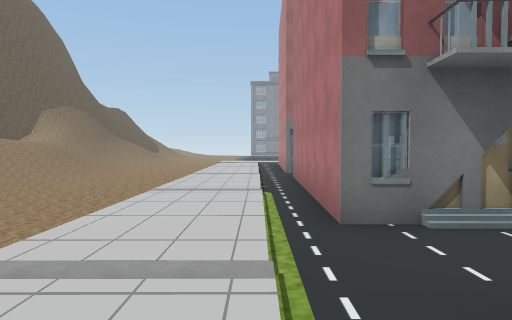
View 1 (above)

24 first-person views from a walk through a 3-D level made in the Unity game engine. The camera is 1.5 m above the floor, tilts 2° down and sees 75° across. The floor is counted in squares, 2 m on a side. Each view is taken from the middle of a square. On the plan, view 1 faces up. The plan holds only what a view shows up to about 11 squares ahead; the rest is blank. The place goes on beyond the plan. The player character is not drawn. Some surface patterns are stand-ins.

View 2
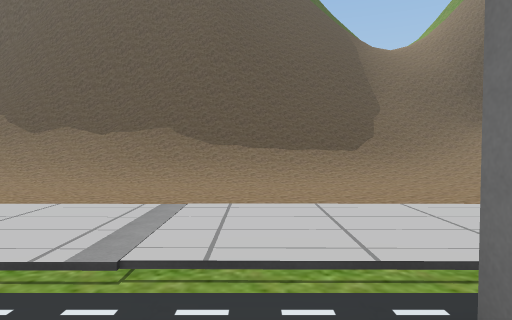

View 3
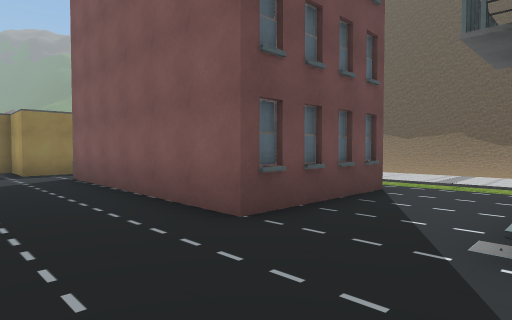

View 4
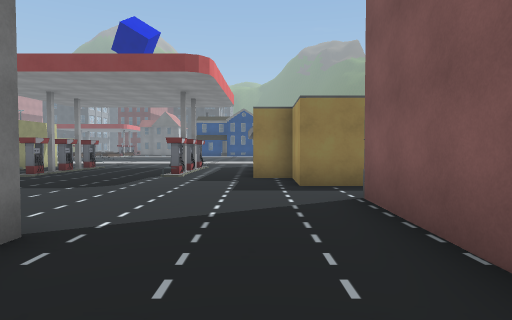

View 5
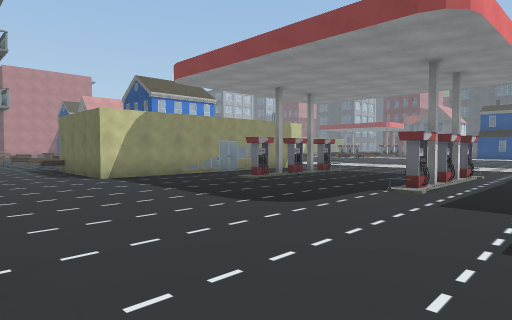

View 6
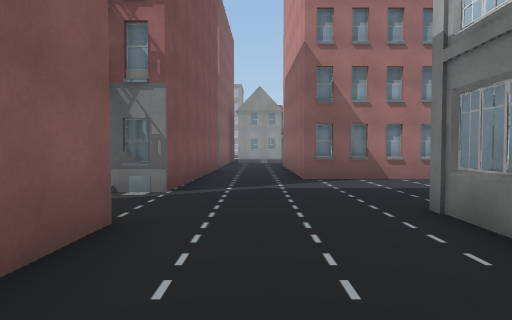

View 7
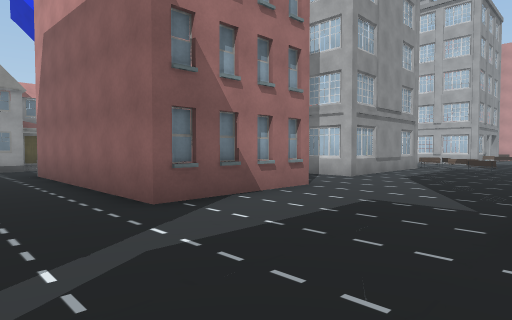

View 8
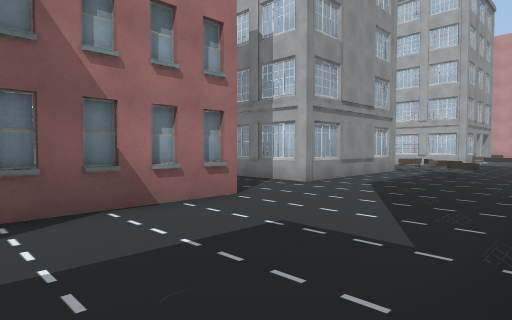

View 9
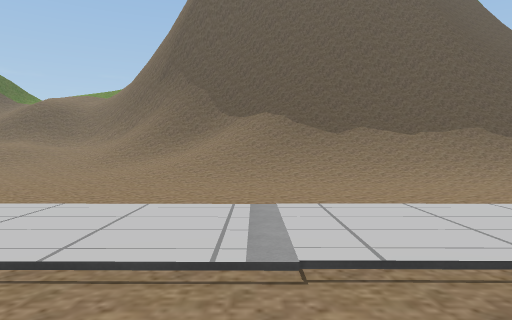

View 10
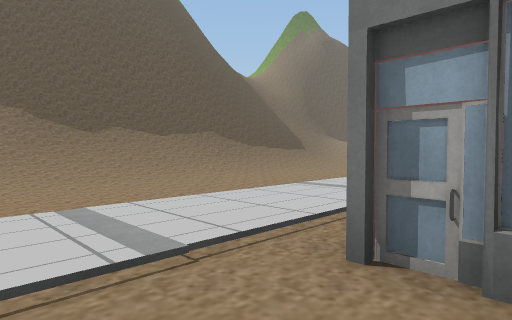

View 11
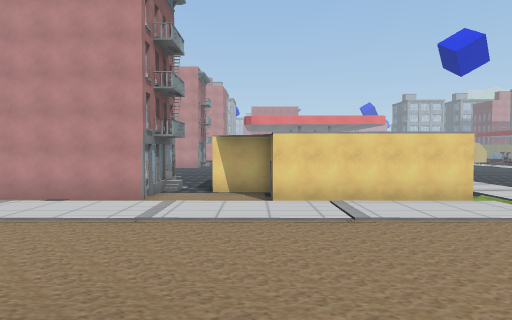

View 12
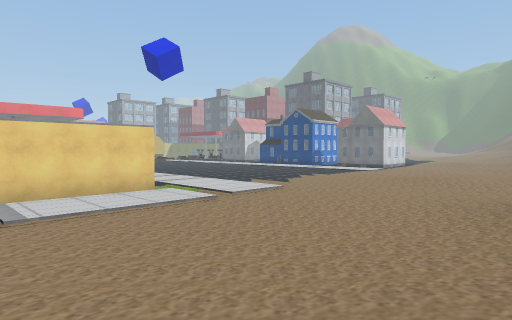

View 13
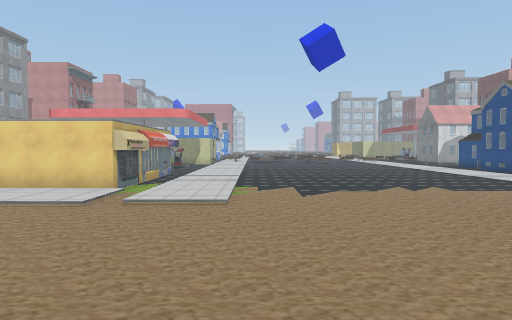

View 14
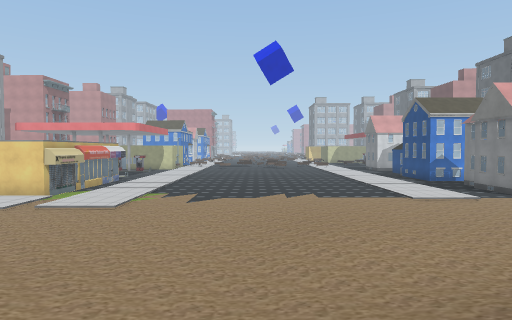

View 15
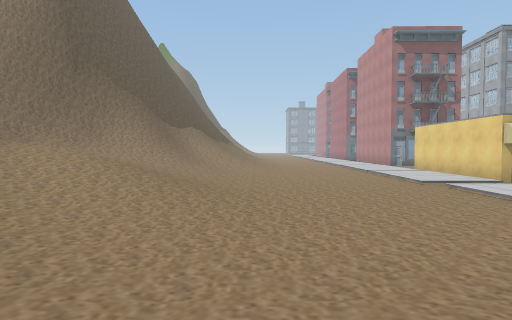

View 16
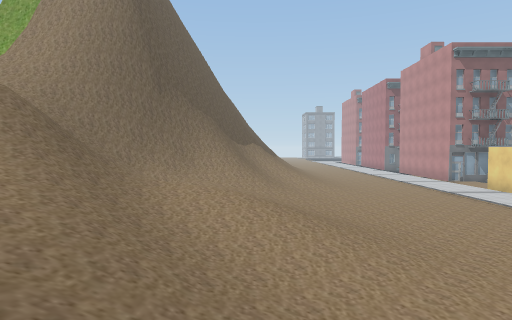

View 17
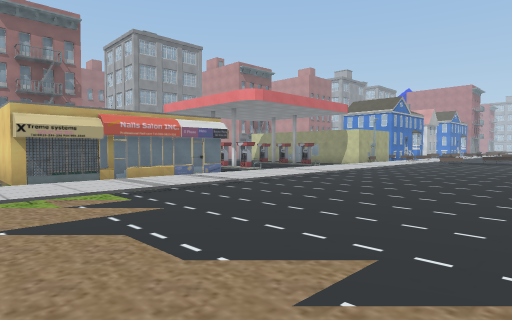

View 18
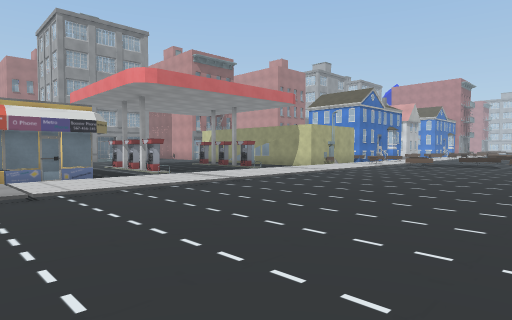

View 19
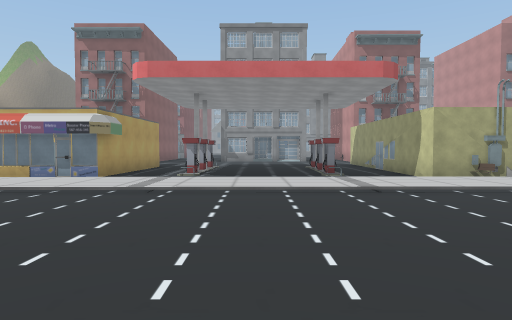

View 20
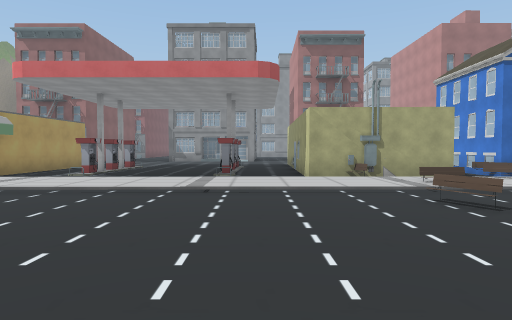

View 21
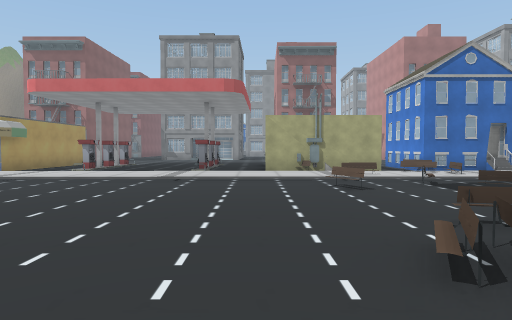

View 22
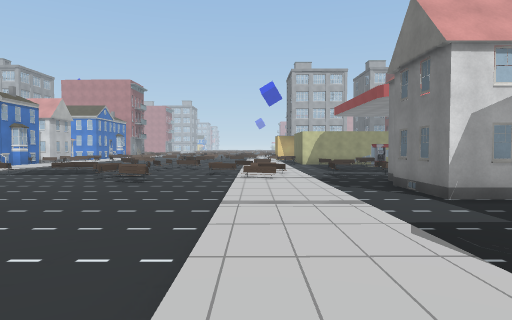

View 23
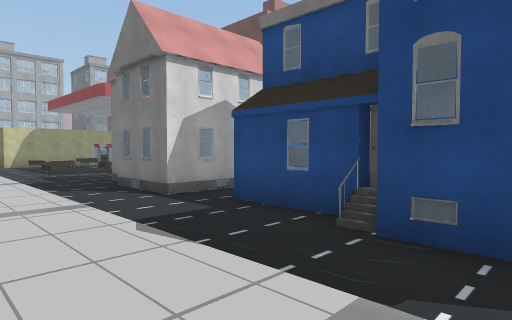

View 24
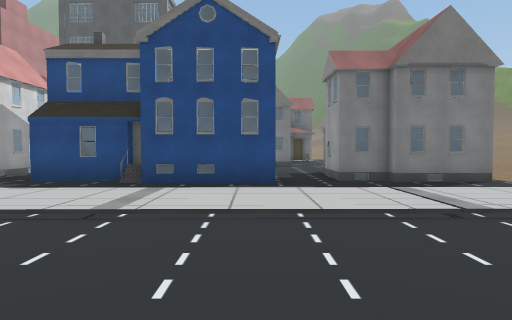

### Floor plan
Key: @ floor where view 1 was taken; # wall or solid block; x gap in a wall; . main floor; : floor 0.25 m higher than the main floor; + floor 0.5 m higher than the main floor; / step, stairs or slope; = window, fence, low wall or low ledge; O other object.
Columns run from 13 left of view 1 to 18 right of it. Each row starts with its distance up from view 1.
 13                     .OO
 12                    .###
 11      ///:../:/.    .#
 10     ////:../:/#OO  .#
  9     ////:../:/#   ..#     #
  8     ////.../:/#   ..#    .#
  7     ////.../:/#   ..##  ..######
  6     ////.../:/#  #...###.......O
  5     ////.../:/# ##.............O
  4     ////.../:/###O............O.
  3     =////../:/.................
  2     #////../:/.......##
  1     #////../:/####...#
  0     #////../:@#  #...
 -1     #////../: #  #...
 -2     #////../:/#  #...
 -3    ##////../:/#  #.....
 -4    ##////../:/#  #...........  O
 -5    #/////../:/##O#..............
 -6     /////../:/..............###O
 -7     ////:../:/..###.........#
 -8     ////:../:/..###.........#
 -9     ////.../:/### ##.#...#..#
-10     ////...///#    #........#
-11 ##/////:.../:/#    #.x...x..#
-12 ##/////..../:/#    #.#...#..#
-13 #//////..../:/######........##
-14 //  ///....///...........   O###
-15 ///////.....:::::/:::::::::::/OO
-16 ///////.....:::::/:::::::::::/::
-17 ///////:.....................O.O
-18  //////.........................
-19  /////:........................O
-20   /////........................
-21       /::/::.................O O
-22     / /:+::::........  .....OO..
-23       /::::::...................
-24         :::...................O
-25          ::..::::/:::::::::::O:O
-26           :..::::/::::::::::::O:
-27             ..................O.
-28              ......##O=...##....
-29              .####.   ###.####.O
-30                 #O.     #.#

Positions as (right, up) in squares from view 1, and headings:
1: (0, 0), facing up
2: (2, 3), facing left
3: (7, 4), facing down-left
4: (6, 0), facing down
5: (6, -3), facing down-right
6: (6, -2), facing up
7: (5, 2), facing up-right
8: (7, 2), facing up-right
9: (2, -6), facing left
10: (2, -7), facing up-left
11: (-8, -8), facing right
12: (-8, -9), facing down-right
13: (-8, -17), facing right
14: (-10, -20), facing right
15: (-6, -22), facing up
16: (-9, -22), facing up
17: (-1, -22), facing up-right
18: (3, -22), facing up-right
19: (10, -22), facing up
20: (13, -22), facing up
21: (14, -24), facing up
22: (7, -25), facing right
23: (7, -25), facing down-right
24: (6, -21), facing down
